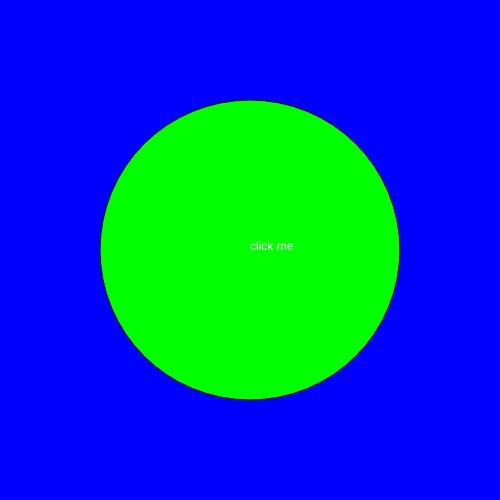
Frame 1 (no input)
Frame 60 (no input): identical to frame 1, image omitted
Frame 120 (the mouse pressed at the canvas centre since frame 60): identical to frame 1, image omitted

The p5.js sketch that drew this single still picture (run headless with seeded random() and noise() and a simulated clock; from frame 60 on, the mouse is pressed at the canvas centre):

// p5.js sketch
// ── sketch.js
var canvas;

function setup() {
  canvas = createCanvas(500, 500);
}

function draw() {
  background(0, 0, 255);
  fill(0, 255, 0);
  ellipse(250, 250, 300, 300);
  fill(255);
  text("click me", 250, 250);
}

function mousePressed() {
  createP("hello world! you clicked me at frame " + frameCount);
}

function keyPressed() {
  createA("http://www.bennington.edu", "this is a link to bennington");
}
